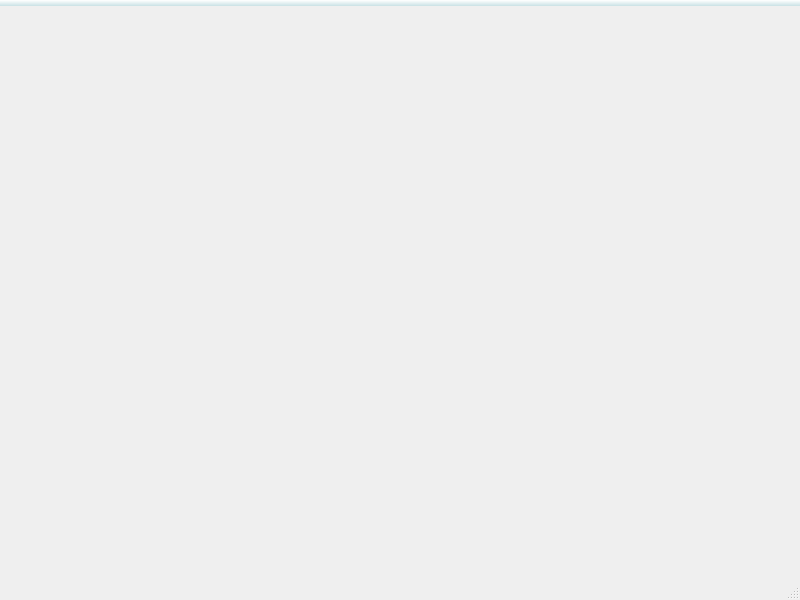
<?xml version="1.0" encoding="UTF-8"?>
<ui version="4.0">
 <class>MainWindow</class>
 <widget class="QMainWindow" name="MainWindow">
  <property name="geometry">
   <rect>
    <x>0</x>
    <y>0</y>
    <width>800</width>
    <height>600</height>
   </rect>
  </property>
  <property name="windowTitle">
   <string>Horus</string>
  </property>
  <property name="windowIcon">
   <iconset resource="DockMenu.qrc">
    <normaloff>:/Pictures/2010_LOGO_horus_2_trans.png</normaloff>:/Pictures/2010_LOGO_horus_2_trans.png</iconset>
  </property>
  <property name="styleSheet">
   <string notr="true">QLabel 
{ 
background: transparent; 
} 
QMainWindow::separator { 
background: black; 
} 
QDockWidget { 
titlebar-close-icon: url(:/close.png); 
} 
QDockWidget::title { 
text-align: left; 
background: qlineargradient(spread:pad, x1:0, y1:1, x2:0, y2:0.0113636, stop:0 rgba(202, 225, 229, 255), stop:1 rgba(255, 255, 255, 255)); 
margin: 0px; 
padding: 2px 6px 2px 6px; 
border: 0px; 
} 
QDockWidget::close-button { 
border: 1px solid transparent; 
padding: 0px; 
margin: 0px; 
} 
QDockWidget::close-button:hover { 
background-color: rgba(0, 0, 0, 32); 
} 
QDockWidget::close-button:pressed { 
padding: 1px -1px -1px 1px; 
} 
QMenuBar { 
background-color: qlineargradient(spread:pad, x1:0, y1:1, x2:0, y2:0.0113636, stop:0 rgba(202, 225, 229, 255), stop:1 rgba(255, 255, 255, 255)); 
border: 0px; 
padding: 3px; 
} 
QMenuBar::item { 
padding: 3px 6px 3px 6px; 
background: transparent; 
} 
QMenuBar::item:pressed { 
background: white; 
border: 1px solid black; 
border-top-left-radius: 4px; 
border-top-right-radius: 4px; 
border-bottom: 0px; 
} 
QMenu { 
background-color: qlineargradient(spread:pad, x1:0, y1:1, x2:0, y2:0.0113636, stop:0 rgba(202, 225, 229, 255), stop:1 rgba(255, 255, 255, 255)); 
border: 1px solid black; 
padding: 0px; 
margin: 0px; 
} 
QMenu::separator { 
background-color: qlineargradient(spread:pad, x1:0, y1:0, x2:1, y2:0, stop:0.221591 rgba(85, 157, 192, 0), stop:0.551136 rgba(73, 150, 186, 255)); 
margin-top: 2px; 
margin-bottom: 2px; 
height: 2px; 
} 
QMenu::item { 
background-color: transparent; 
color: black; 
padding: 4px 12px 4px 28px; 
margin: -1px 0px -1px 0px; 
border: 0px; 
} 
QMenu::item:selected { 
background-color: qlineargradient(spread:pad, x1:0, y1:0, x2:1, y2:1, stop:0 rgba(218, 233, 255, 255), stop:0.625 rgba(73, 150, 186, 255)); 
padding: 4px 12px 4px 28px; 
margin: -1px 0px -1px 0px; 
border: 0px; 
} 
QToolBar { 
min-height: 31px; 
min-width: 31px; 
} 
QToolBar:horizontal { 
background: qlineargradient(spread:pad, x1:0, y1:0, x2:0, y2:1, stop:0.318182 rgba(127, 127, 127, 255), stop:0.380682 rgba(100, 100, 100, 255)); 
spacing: 3px; 
border: 2px solid black; 
border-left: 0px; 
border-right: 0px; 
max-height: 31px; 
} 
QToolBar:vertical { 
background: qlineargradient(spread:pad, x1:0, y1:0, x2:1, y2:0, stop:0.210227 rgba(100, 100, 100, 255), stop:0.784091 rgba(127, 127, 127, 255)); 
spacing: 3px; 
border: 2px solid black; 
border-top: 0px; 
border-bottom: 0px; 
max-width: 31px; 
} 
QToolBar::separator { 
margin: 6px; 
border: 1px solid rgb(0, 0, 0); 
border-top-color: rgba(0, 0, 0, 127); 
border-left-color: rgba(0, 0, 0, 127); 
background-color: rgb(73, 150, 186); 
} 
QToolBar::separator:vertical { 
height: 2px; 
} 
QToolBar::separator:horizontal { 
width: 2px; 
} 
QToolBar::handle:vertical { 
image: url(:/handle.png); 
} 
QToolBar::handle:vertical { 
image: url(:/handle2.png); 
} 
QToolButton 
{ 
margin: 0px; 
background-color: transparent; 
border: 1px solid transparent; 
padding: 0px; 
} 
QToolButton:hover 
{ 
background-color: rgb(73, 150, 186); 
border: 1px solid black; 
} 
QToolButton:pressed 
{ 
background-color: rgb(73, 150, 186); 
border: 1px solid black; 
padding: 1px -1px -1px 1px; 
} 
QToolButton:checked 
{ 
background-color: qlineargradient(spread:pad, x1:1, y1:1, x2:0, y2:0.0113636, stop:0 rgba(202, 225, 229, 255), stop:1 rgba(255, 255, 255, 255)); 
border: 1px solid black; 
} 
QListView 
{ 
background: qlineargradient(spread:pad, x1:1, y1:1, x2:0, y2:0.0113636, stop:0 rgba(202, 225, 229, 255), stop:0.494318 rgba(255, 255, 255, 255)); 
border: 0px;; 
selection-background-color: rgb(73, 150, 186); 
} 
QTreeView 
{ 
	background: qlineargradient(spread:pad, x1:1, y1:1, x2:0, y2:1, stop:0 rgba(216, 227, 229, 255), stop:0.704545 rgba(255, 255, 255, 255));
border: 0px; 
selection-background-color: rgb(73, 150, 186); 
} 
QTreeView::branch:has-siblings:!adjoins-item { 
border-image: url(:/vline.png) 0; 
} 
QTreeView::branch:has-siblings:adjoins-item { 
border-image: url(:/branch-more.png) 0; 
} 
QTreeView::branch:!has-children:!has-siblings:adjoins-item { 
border-image: url(:/branch-end.png) 0; 
} 
QTreeView::branch:has-children:!has-siblings:closed, 
QTreeView::branch:closed:has-children:has-siblings { 
border-image: none; 
image: url(:/branch-closed.png); 
} 
QTreeView::branch:open:has-children:!has-siblings, 
QTreeView::branch:open:has-children:has-siblings { 
border-image: none; 
image: url(:/branch-open.png); 
} 
QTextBrowser { 
background-color: qlineargradient(spread:pad, x1:1, y1:1, x2:0, y2:0.0113636, stop:0 rgba(202, 225, 229, 255), stop:0.494318 rgba(255, 255, 255, 255)); 
border: 0px; 
} </string>
  </property>
  <widget class="QWidget" name="centralwidget"/>
  <widget class="QMenuBar" name="menubar">
   <property name="geometry">
    <rect>
     <x>0</x>
     <y>0</y>
     <width>800</width>
     <height>27</height>
    </rect>
   </property>
  </widget>
  <widget class="QStatusBar" name="statusbar"/>
 </widget>
 <resources>
  <include location="DockMenu.qrc"/>
 </resources>
 <connections/>
</ui>
